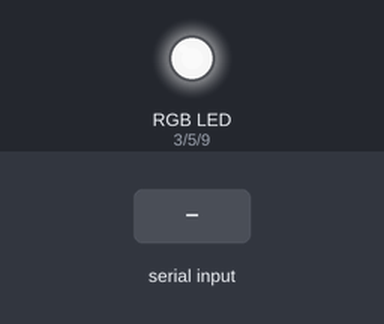
The sketch below on a simulated Arduino Uno, built with avr-gcc and run on an emulated ATmega328P. Parts: an RGB LED mixed from three pins (HIGH = lit). The test bench sets the inputs (shaded band). Dim RGB values are drawn brighter than linear.

Above: at 1.2 s.
1.3 s: "x" received over Serial
4.3 s: byte 102 ('f') received over Serial
7.3 s: "r" received over Serial
At 9.3 s:
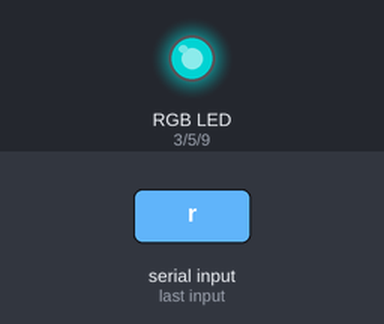
10.3 s: "g" received over Serial
At 11.07 s:
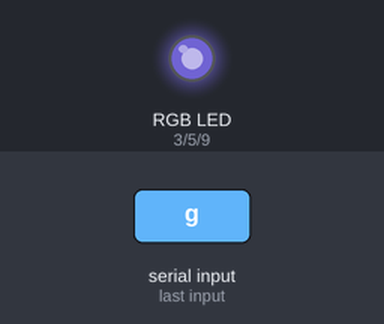
13.3 s: "b" received over Serial
At 13.74 s:
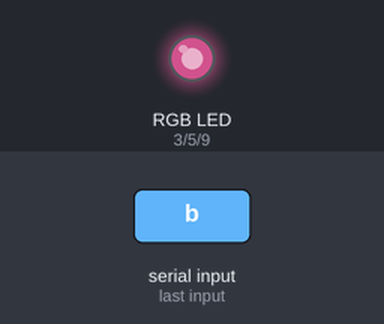
16.3 s: "y" received over Serial
At 21.8 s:
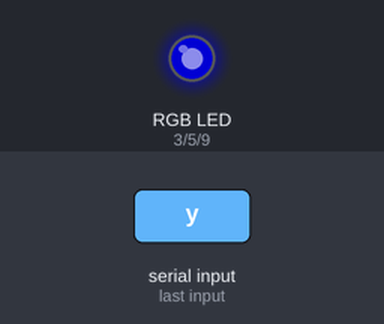
Timing chart, 0 to 22.7 s (numbered marks = the images above; inputs shaded):
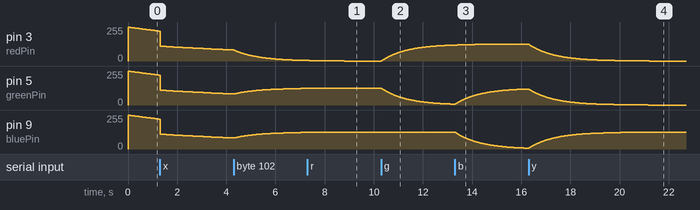

Measured:
- after the input at 7.3 s, pin 5 (greenPin): goes on until 8.1 s, then stays 126/255
- after the input at 10.3 s, pin 3 (redPin): moves from 0/255 to 120/255 over 2.9 s, starting at once; pin 5 (greenPin): moves from 126/255 to 6/255 over 2.9 s, starting at once
- after the input at 13.3 s, pin 9 (bluePin): moves from 126/255 to 6/255 over 2.9 s, starting at once
- after the input at 16.3 s, pin 3 (redPin): moves from 126/255 to 0/255 over 4.9 s, starting at once

The sketch:

LyncLight.ino
```cpp
#include "Color.h"

/*
RGB LED Info:
LEDfd
red = 2.6v
green = 3.6v
blue = 3.3v

230ma total (5 leds, 3 channels @ 46ma each):
red = 10ohm
green = 6ohm
blue = 7ohm
*/

Color currentColor = { 0.0f, 0.0f, 0.0f };
Color nextColor = { 0.0f, 0.0f, 0.0f };

bool lowBrite = false;

void transitionTo(Color col) {
  nextColor = col;
}

void applyColor(Color col) {
  float scalar;
  if (lowBrite) {
    scalar = 127;
  } else {
    scalar = 255;
  }
  analogWrite(redPin, scalar - col.r * scalar);
  analogWrite(greenPin, scalar - col.g * scalar);
  analogWrite(bluePin, scalar - col.b * scalar);
}

float transitionRate = 0.001f;
bool lightShowSpeedFast = false;

void updateColorTransitions() {
  float rate = transitionRate;
  if (lightShowSpeedFast) {
    rate *= 10;
  }
  currentColor.r = currentColor.r + (nextColor.r - currentColor.r) * rate;
  currentColor.g = currentColor.g + (nextColor.g - currentColor.g) * rate;
  currentColor.b = currentColor.b + (nextColor.b - currentColor.b) * rate;
  applyColor(currentColor);
}

void setup() {
  // initialize digital pin 13 as an output.
  pinMode(redPin, OUTPUT);
  pinMode(greenPin, OUTPUT);
  pinMode(bluePin, OUTPUT);

  digitalWrite(redPin, HIGH);
  digitalWrite(greenPin, HIGH);
  digitalWrite(bluePin, HIGH);

  currentColor = black;
  nextColor = white;
  applyColor(white);

  Serial.begin(9600);
}

void blink(int pin) {
  digitalWrite(pin, LOW);
  delay(1000);              // wait for a second
  digitalWrite(pin, HIGH);
  delay(1000);              // wait for a second
}

bool lightShow = false;
int currentLightShowColor = 0;
void applyLightShowColor() {
  switch (currentLightShowColor) {
    case 0:
      transitionTo(red);
     break;
    case 1:
      transitionTo(green);
     break;
    case 2:
      transitionTo(blue);
     break;
    case 3:
      transitionTo(yellow);
     break;
    case 4:
      transitionTo(magenta);
     break;
    case 5:
      transitionTo(orange);
     break;
    case 6:
      transitionTo(purple);
     break;
  }
}

bool lightShowChangeColor() {
 return fabs(currentColor.r - nextColor.r) < 0.01 &&
        fabs(currentColor.g - nextColor.g) < 0.01 &&
        fabs(currentColor.b - nextColor.b) < 0.01;
}

void loop() {
//  blink(3);
//  blink(5);
//  blink(9);
/*  for (int i = 0; i < 255; ++i) {
      analogWrite(3, i);
      delay(10);
  }*/

/*  applyColor(red);
  delay(200);
  applyColor(green);
  delay(200);
  applyColor(blue);
  delay(200);*/

  if (lightShow) {
    if (lightShowChangeColor()) {
      currentLightShowColor = (currentLightShowColor + 1) % 7;
      applyLightShowColor();
    }
  }

  updateColorTransitions();
  delay(10);
}

void serialEvent() {
  while (Serial.available()) {
    char inChar = (char)Serial.read();

    lightShow = false;
    if (inChar == 'r') {
      transitionTo(red);
    } else if (inChar == 'g') {
      transitionTo(green);
    } else if (inChar == 'b') {
      transitionTo(blue);
    } else if (inChar == 'y') {
      transitionTo(yellow);
    } else if (inChar == 'o') {
      transitionTo(orange);
    } else if (inChar == 'm') {
      transitionTo(magenta);
    } else if (inChar == 'p') {
      transitionTo(purple);
    } else if (inChar == 'w') {
      transitionTo(white);
    } else if (inChar == 'x') {
      lowBrite = !lowBrite;
    } else if (inChar == 'z') {
      lightShow = true;
      currentLightShowColor = 0;
      applyLightShowColor();
    } else if (inChar == 'f') {
      lightShowSpeedFast = !lightShowSpeedFast;
      lightShow = true;
      currentLightShowColor = 0;
      applyLightShowColor();
    }
  }
}
```

Color.h
```cpp
struct Color {
  float r;
  float g;
  float b;
};

int redPin = 3;
int greenPin = 5;
int bluePin = 9;

Color red = { 1.0f, 0.0f, 0.0f };
Color green = { 0.0f, 1.0f, 0.0f };
Color blue = { 0.0f, 0.0f, 1.0f };
Color white = { 1.0f, 1.0f, 1.0f };
Color black = { 0.0f, 0.0f, 0.0f };
Color yellow = { 1.0f, 1.0f, 0.0f };
Color orange = { 1.0f, 0.5f, 0.0f };
Color magenta = { 1.0f, 0.0f, 1.0f };
Color purple = { 0.5f, 0.0f, 1.0f };
```
